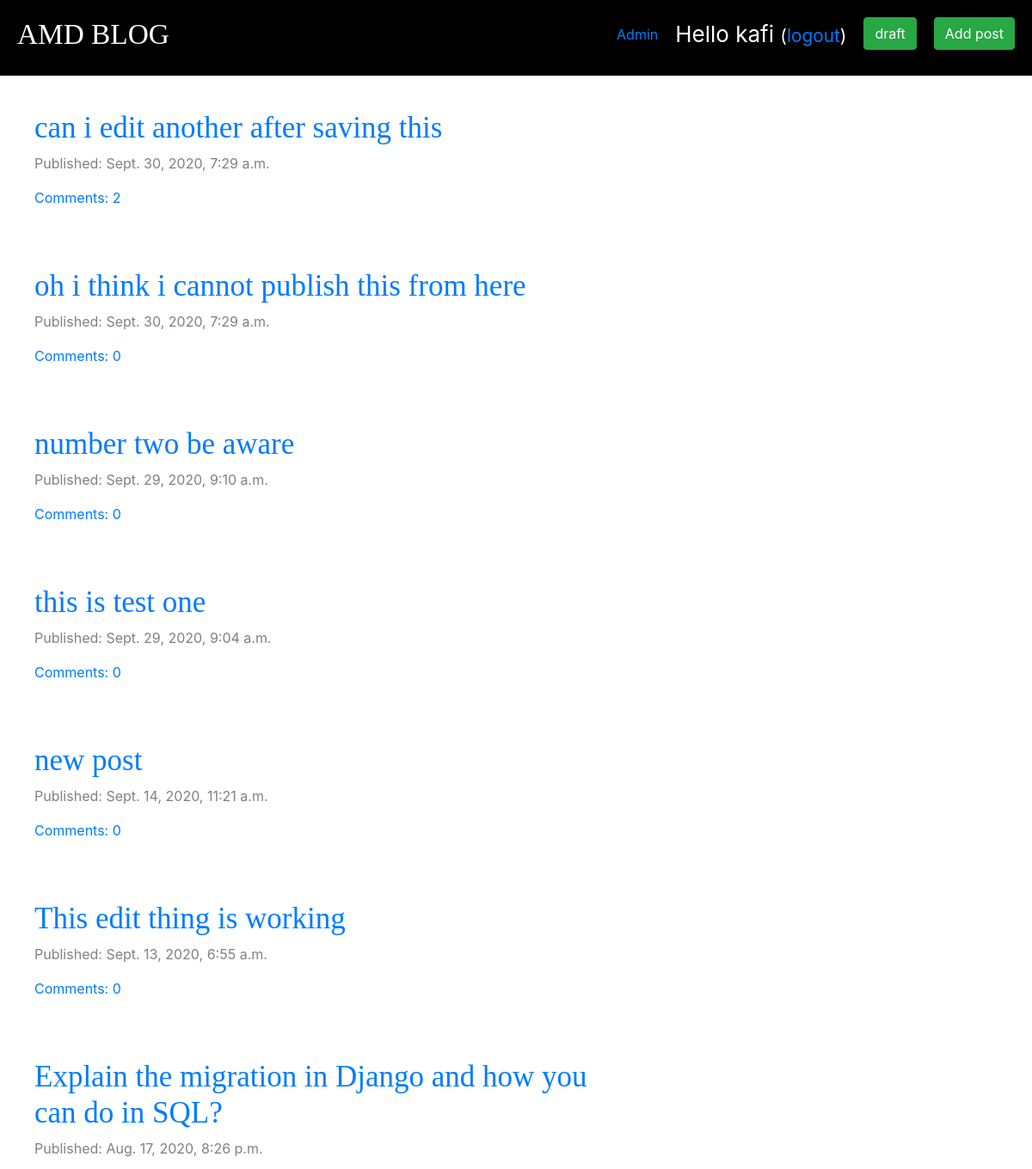
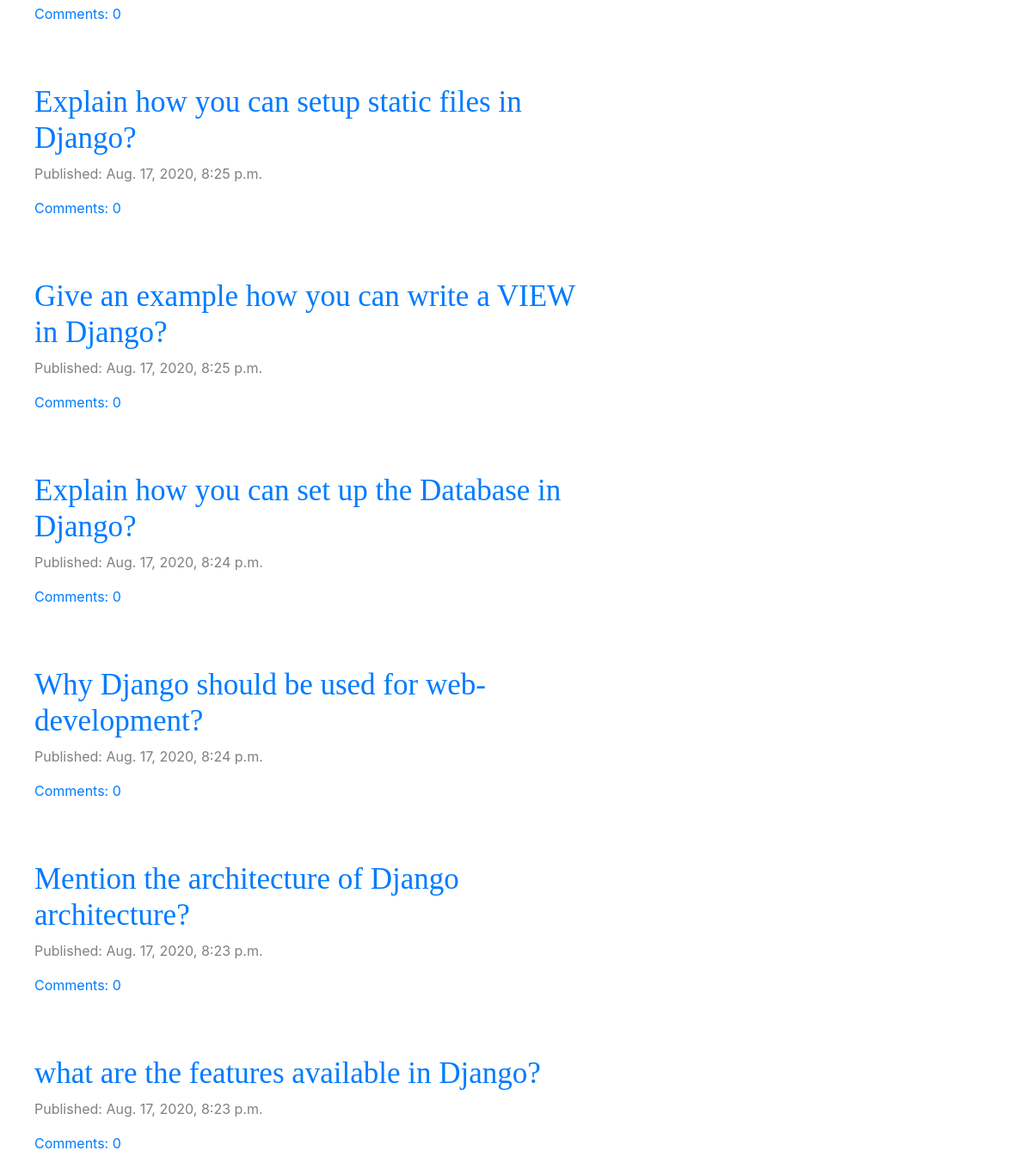
Screenshot of / (signed in) with the database file from the repository (2 pictures, top to bottom).
### blog/models.py (models this page shows, shortened)
class Post(models.Model):
    author = models.ForeignKey('auth.User', on_delete=models.CASCADE)
    title = models.CharField(max_length=200)
    text = models.TextField()
    created_date = models.DateTimeField(default=timezone.now)
    published_date = models.DateTimeField(blank=True, null=True)
    def approved_comments(self):
        return self.comments.filter(approved=True)

### blog/views.py (the view)
# urls.py: path('', views.post_list, name='post_list'),
def post_list(request):
    posts = Post.objects.filter(published_date__lte=timezone.now()).order_by('-published_date')
    stuff_for_frontend = {'posts': posts}
    return render(request, 'blog/post_list.html', stuff_for_frontend)

### blog/templates/blog/post_list.html
{% extends "blog/base.html" %}
{% block content %}
    {% for post in posts %}
        <div class="post">
            <h2><a href="{% url 'post_detail' pk=post.pk%}">{{ post.title }}</a></h2>
            <div class="date">
                <p>Published: {{ post.published_date }}</p>
            </div>
            <a href="{% url 'post_detail' pk=post.pk %}">Comments: {{ post.approved_comments.count }}</a>
        </div>
    {% endfor %}
{% endblock content %}

### blog/templates/blog/base.html (shortened to what this page needs)
{% load staticfiles %}
<html lang="en">
<head>
    <link rel="stylesheet" href="https://stackpath.bootstrapcdn.com/bootstrap/4.5.2/css/bootstrap.min.css">
    <link rel="stylesheet" href="{% static "css/blog.css" %}">
    <link rel="stylesheet" href="//use.fontawesome.com/releases/v5.0.7/css/all.css">
</head>
<body>
    <div class="page-header">
        {% if user.is_authenticated %}
        <div class="new-post-button">
            <a href="post/new"><button class="btn btn-success">Add post</button></a>
        </div>
        <div class="post-draft-button">
            <a href="drafts/"><button class="btn btn-success">draft</button></a>
        </div>
        <class class="top_menu">
            <p class="top_menu_name">Hello {{ user.username }} <small>(<a href="{% url 'logout' %}">logout</a>)</small></p>
        </class>
        {% if user.is_superuser %}
            <div class="admin">
                <a href="/admin">Admin</a>
            </div>
        {% endif %}
        {% else %}
            <div class="login-button">
                <a href="accounts/login"><button class="fas fa-sign-in-alt fa-2x"></button></a>
            </div>
        {% endif %}
        <h1><a href="/">AMD BLOG</a></h1>
    </div>
    <div class="content-container">
        <div class="row">
            <div class="col-md-7">
                {% block content %}
                {% endblock %}
            </div>
        </div>
    </div>
</body>
</html>

### blog/static/css/blog.css (style rules this page uses)
.page-header { background-color: black; margin-top: 0; padding: 20px 20px 20px 20px; }
.page-header h1 a { color: white; font-size: 25pt; text-decoration: none; }
.content-container { margin-left: 40px; margin-top: 40px; }
h1, h2, h3, h4 { font-family: 'Tinos', serif; font-size: 35px; }
.date { color: grey; }
.post { margin-bottom: 70px; }
.post-draft-button { float: right; margin-right: 20px; }
.new-post-button, .login-button { float: right; }
.top_menu { float: right; color: white; margin-right: 20px; font-size: 26px; }
.admin { margin-right: 20px; margin-top: 8px; float: right; }

### rows the page displays
Post: title "can i edit another after saving this", published_date "Sept. 30, 2020, 7:29 a.m.", approved_comments.count "2"
Post: title "oh i think i cannot publish this from here", published_date "Sept. 30, 2020, 7:29 a.m.", approved_comments.count "0"
Post: title "number two be aware", published_date "Sept. 29, 2020, 9:10 a.m.", approved_comments.count "0"
Post: title "this is test one", published_date "Sept. 29, 2020, 9:04 a.m.", approved_comments.count "0"
Post: title "new post", published_date "Sept. 14, 2020, 11:21 a.m.", approved_comments.count "0"
Post: title "This edit thing is working", published_date "Sept. 13, 2020, 6:55 a.m.", approved_comments.count "0"
Post: title "Explain the migration in Django and how you can do in SQL?", published_date "Aug. 17, 2020, 8:26 p.m.", approved_comments.count "0"
Post: title "Explain how you can setup static files in Django?", published_date "Aug. 17, 2020, 8:25 p.m.", approved_comments.count "0"
Post: title "Give an example how you can write a VIEW in Django?", published_date "Aug. 17, 2020, 8:25 p.m.", approved_comments.count "0"
Post: title "Explain how you can set up the Database in Django?", published_date "Aug. 17, 2020, 8:24 p.m.", approved_comments.count "0"
Post: title "Why Django should be used for web-development?", published_date "Aug. 17, 2020, 8:24 p.m.", approved_comments.count "0"
Post: title "Mention the architecture of Django architecture?", published_date "Aug. 17, 2020, 8:23 p.m.", approved_comments.count "0"
Post: title "what are the features available in Django?", published_date "Aug. 17, 2020, 8:23 p.m.", approved_comments.count "0"

### other values shown
{{ user.username }} "kafi"
